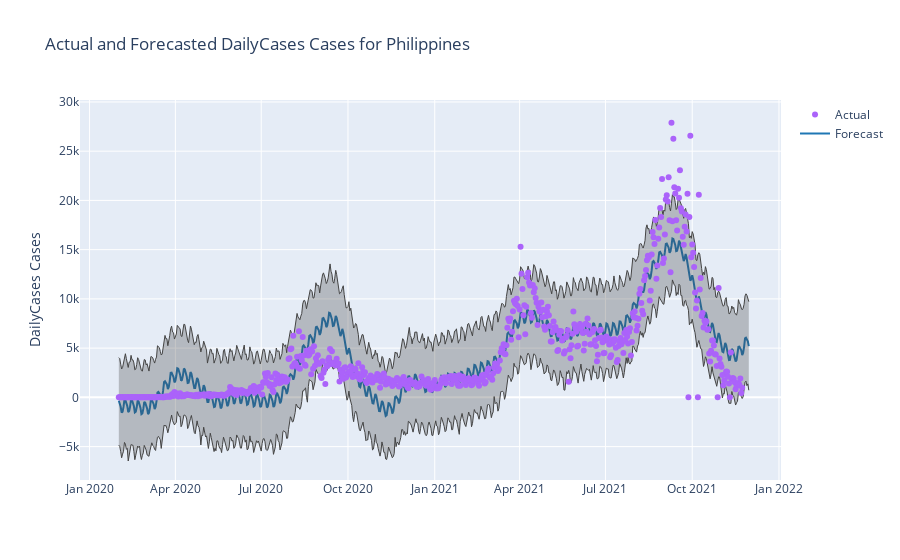

The cell this chart's notebook holds for it:
### Markdown cell above
#### Step 7: Run code to plot actual and predicted values with corresponding error bands.
Prophet generates different forecasted information that will help buil confidence of our results. This include predictin intervals for each prediction made. Plots can help visualize these intervals. In this plot, we will include the actual values so that we can assess performance of our model visually. Note that the right most part of the plot does not have actual values for these are the predictions resulted from our modeling.

### Code cell
fig = go.Figure([
    go.Scatter(
        name='Forecast',
        x=forecast['ds'],
        y=forecast['yhat'],
        mode='lines',
        line=dict(color='rgb(31, 119, 180)'),
    ),
    go.Scatter(
        name='Upper Bound',
        x=forecast['ds'],
        y=forecast['yhat_upper'],
        mode='lines',
        marker=dict(color="#444"),
        line=dict(width=1),
        showlegend=False
    ),
    go.Scatter(
        name='Lower Bound',
        x=forecast['ds'],
        y=forecast['yhat_lower'],
        marker=dict(color="#444"),
        line=dict(width=1),
        mode='lines',
        fillcolor='rgba(68, 68, 68, 0.3)',
        fill='tonexty',
        showlegend=False
    ),
    go.Scatter(
        x=df['ds'], 
        y = df['y'], 
        mode='markers', 
        name='Actual'
    )
])
fig.update_layout(
    yaxis_title=f'{varFC.value} Cases',
    title=f'Actual and Forecasted {varFC.value} Cases for {countryFC.value}',
    hovermode="x"
)
fig.show()

### Figure 1 — Plotly figure (JSON) as saved in the notebook; plotly's stock layout.template omitted (floating-point values rounded to 4 significant figures; data arrays with more than 128 entries replaced by an {"elided": "..."} marker saying what was removed)
{"data": [{"line": {"color": "rgb(31, 119, 180)"}, "mode": "lines", "name": "Forecast", "type": "scatter", "x": {"elided": "669 str values"}, "y": {"elided": "669 float values"}}, {"line": {"width": 1}, "marker": {"color": "#444"}, "mode": "lines", "name": "Upper Bound", "showlegend": false, "type": "scatter", "x": {"elided": "669 str values"}, "y": {"elided": "669 float values"}}, {"fill": "tonexty", "fillcolor": "rgba(68, 68, 68, 0.3)", "line": {"width": 1}, "marker": {"color": "#444"}, "mode": "lines", "name": "Lower Bound", "showlegend": false, "type": "scatter", "x": {"elided": "669 str values"}, "y": {"elided": "669 float values"}}, {"mode": "markers", "name": "Actual", "type": "scatter", "x": {"elided": "662 str values"}, "y": {"elided": "662 int values"}}], "layout": {"hovermode": "x", "title": {"text": "Actual and Forecasted DailyCases Cases for Philippines"}, "yaxis": {"title": {"text": "DailyCases Cases"}}}}
